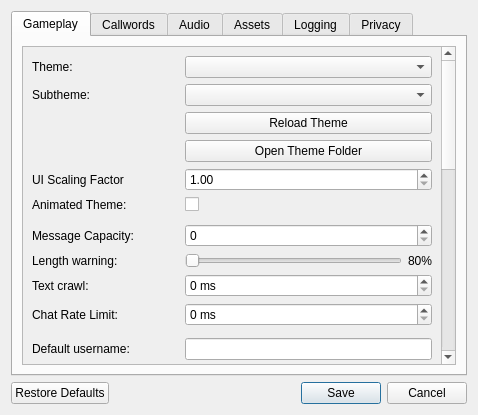
<?xml version="1.0" encoding="UTF-8"?>
<ui version="4.0">
 <class>optionsdialogue</class>
 <widget class="QWidget" name="optionsdialogue">
  <property name="geometry">
   <rect>
    <x>0</x>
    <y>0</y>
    <width>478</width>
    <height>415</height>
   </rect>
  </property>
  <property name="contextMenuPolicy">
   <enum>Qt::NoContextMenu</enum>
  </property>
  <property name="windowTitle">
   <string>Settings</string>
  </property>
  <layout class="QVBoxLayout" name="verticalLayout_6">
   <item>
    <widget class="QTabWidget" name="settings_tabs">
     <property name="focusPolicy">
      <enum>Qt::NoFocus</enum>
     </property>
     <property name="currentIndex">
      <number>0</number>
     </property>
     <widget class="QWidget" name="gameplay_tab">
      <attribute name="title">
       <string>Gameplay</string>
      </attribute>
      <layout class="QVBoxLayout" name="verticalLayout_2">
       <item>
        <widget class="QScrollArea" name="scroll">
         <property name="widgetResizable">
          <bool>true</bool>
         </property>
         <widget class="QWidget" name="form_layout_widget">
          <property name="geometry">
           <rect>
            <x>0</x>
            <y>0</y>
            <width>422</width>
            <height>924</height>
           </rect>
          </property>
          <layout class="QFormLayout" name="formLayout">
           <item row="0" column="0">
            <widget class="QLabel" name="theme_label">
             <property name="toolTip">
              <string>Sets the theme used in-game. If the new theme changes the lobby's look as well, you'll need to reload the Lobby for the changes to take effect, such as by joining a server and leaving it.</string>
             </property>
             <property name="text">
              <string>Theme:</string>
             </property>
            </widget>
           </item>
           <item row="0" column="1">
            <widget class="QComboBox" name="theme_combobox"/>
           </item>
           <item row="1" column="0">
            <widget class="QLabel" name="subtheme_label">
             <property name="toolTip">
              <string>Sets a 'subtheme', which will stack on top of the current theme and replace anything it can. Keep it at 'server' to let the server decide. Keep it at 'default' to keep it unchanging.</string>
             </property>
             <property name="text">
              <string>Subtheme:</string>
             </property>
            </widget>
           </item>
           <item row="1" column="1">
            <widget class="QComboBox" name="subtheme_combobox"/>
           </item>
           <item row="2" column="1">
            <widget class="QPushButton" name="theme_reload_button">
             <property name="toolTip">
              <string>Refresh the theme and update all of the ui elements to match.</string>
             </property>
             <property name="text">
              <string>Reload Theme</string>
             </property>
            </widget>
           </item>
           <item row="3" column="1">
            <widget class="QPushButton" name="theme_folder_button">
             <property name="toolTip">
              <string>Open the theme folder of the currently selected theme.</string>
             </property>
             <property name="text">
              <string>Open Theme Folder</string>
             </property>
            </widget>
           </item>
           <item row="4" column="0">
            <widget class="QLabel" name="theme_scaling_factor_lbl">
             <property name="toolTip">
              <string>&lt;html&gt;&lt;head/&gt;&lt;body&gt;&lt;p&gt;The factor by which to scale the size of the UI&lt;/p&gt;&lt;/body&gt;&lt;/html&gt;</string>
             </property>
             <property name="text">
              <string>UI Scaling Factor</string>
             </property>
            </widget>
           </item>
           <item row="4" column="1">
            <widget class="QDoubleSpinBox" name="theme_scaling_factor_sb">
             <property name="minimum">
              <double>1.000000000000000</double>
             </property>
             <property name="maximum">
              <double>8.000000000000000</double>
             </property>
            </widget>
           </item>
           <item row="5" column="0">
            <widget class="QLabel" name="animated_theme_lbl">
             <property name="toolTip">
              <string>If ticked, themes will be allowed to have animated elements.</string>
             </property>
             <property name="text">
              <string>Animated Theme:</string>
             </property>
            </widget>
           </item>
           <item row="5" column="1">
            <widget class="QCheckBox" name="animated_theme_cb">
             <property name="text">
              <string/>
             </property>
            </widget>
           </item>
           <item row="6" column="1">
            <widget class="QFrame" name="theme_log_divider">
             <property name="frameShape">
              <enum>QFrame::NoFrame</enum>
             </property>
            </widget>
           </item>
           <item row="7" column="0">
            <widget class="QLabel" name="message_capacity_lbl">
             <property name="toolTip">
              <string>How many IC and OOC messages are preserved in the edit history.</string>
             </property>
             <property name="text">
              <string>Message Capacity:</string>
             </property>
             <property name="textFormat">
              <enum>Qt::PlainText</enum>
             </property>
            </widget>
           </item>
           <item row="7" column="1">
            <widget class="QSpinBox" name="message_capacity_spinbox">
             <property name="maximum">
              <number>2147483647</number>
             </property>
            </widget>
           </item>
           <item row="8" column="0">
            <widget class="QLabel" name="overflow_warning_lbl">
             <property name="toolTip">
              <string>The threshold to the length counter once an input goes near or beyond the character limit.</string>
             </property>
             <property name="text">
              <string>Length warning:</string>
             </property>
             <property name="textFormat">
              <enum>Qt::PlainText</enum>
             </property>
            </widget>
           </item>
           <item row="8" column="1">
            <layout class="QHBoxLayout" name="overflow_warning_layout">
             <item>
              <widget class="QSlider" name="overflow_warning_slider">
               <property name="minimum">
                <number>0</number>
               </property>
               <property name="maximum">
                <number>100</number>
               </property>
               <property name="orientation">
                <enum>Qt::Horizontal</enum>
               </property>
              </widget>
             </item>
             <item>
              <widget class="QLabel" name="overflow_warning_value_lbl">
               <property name="text">
                <string>80%</string>
               </property>
               <property name="textFormat">
                <enum>Qt::PlainText</enum>
               </property>
              </widget>
             </item>
            </layout>
           </item>
           <item row="9" column="0">
            <widget class="QLabel" name="text_crawl_lbl">
             <property name="toolTip">
              <string>Amount of time (in miliseconds) spent on each letter when the in-character text is being displayed.</string>
             </property>
             <property name="text">
              <string>Text crawl:</string>
             </property>
            </widget>
           </item>
           <item row="9" column="1">
            <widget class="QSpinBox" name="text_crawl_spinbox">
             <property name="suffix">
              <string> ms</string>
             </property>
             <property name="maximum">
              <number>500</number>
             </property>
            </widget>
           </item>
           <item row="10" column="0">
            <widget class="QLabel" name="chat_ratelimit_lbl">
             <property name="text">
              <string>Chat Rate Limit:</string>
             </property>
             <property name="textFormat">
              <enum>Qt::PlainText</enum>
             </property>
            </widget>
           </item>
           <item row="10" column="1">
            <widget class="QSpinBox" name="chat_ratelimit_spinbox">
             <property name="suffix">
              <string> ms</string>
             </property>
             <property name="maximum">
              <number>5000</number>
             </property>
            </widget>
           </item>
           <item row="11" column="1">
            <widget class="QFrame" name="log_names_divider">
             <property name="frameShape">
              <enum>QFrame::NoFrame</enum>
             </property>
            </widget>
           </item>
           <item row="12" column="0">
            <widget class="QLabel" name="username_lbl">
             <property name="toolTip">
              <string>Your OOC name will be automatically set to this value when you join a server.</string>
             </property>
             <property name="text">
              <string>Default username:</string>
             </property>
            </widget>
           </item>
           <item row="12" column="1">
            <widget class="QLineEdit" name="username_textbox">
             <property name="maxLength">
              <number>30</number>
             </property>
            </widget>
           </item>
           <item row="13" column="0">
            <widget class="QLabel" name="showname_lbl">
             <property name="toolTip">
              <string>Gives the default value for the in-game 'Custom shownames' tickbox, which in turn determines whether the client should display custom in-character names.</string>
             </property>
             <property name="text">
              <string>Custom shownames:</string>
             </property>
            </widget>
           </item>
           <item row="13" column="1">
            <widget class="QCheckBox" name="showname_cb">
             <property name="text">
              <string/>
             </property>
            </widget>
           </item>
           <item row="14" column="0">
            <widget class="QLabel" name="default_showname_lbl">
             <property name="toolTip">
              <string>Your showname will be automatically set to this value when you join a server.</string>
             </property>
             <property name="text">
              <string>Default showname:</string>
             </property>
            </widget>
           </item>
           <item row="14" column="1">
            <widget class="QLineEdit" name="default_showname_textbox"/>
           </item>
           <item row="15" column="1">
            <widget class="QFrame" name="net_divider">
             <property name="frameShape">
              <enum>QFrame::NoFrame</enum>
             </property>
            </widget>
           </item>
           <item row="16" column="0">
            <widget class="QLabel" name="ms_lbl">
             <property name="toolTip">
              <string>Overrides the base URL to retrieve server information from.</string>
             </property>
             <property name="text">
              <string>Alternate Server List:</string>
             </property>
            </widget>
           </item>
           <item row="16" column="1">
            <widget class="QLineEdit" name="ms_textbox"/>
           </item>
           <item row="18" column="0">
            <widget class="QLabel" name="language_label">
             <property name="toolTip">
              <string>Sets the language if you don't want to use your system language.</string>
             </property>
             <property name="text">
              <string>Language:</string>
             </property>
            </widget>
           </item>
           <item row="18" column="1">
            <widget class="QComboBox" name="language_combobox"/>
           </item>
           <item row="20" column="0">
            <widget class="QLabel" name="shake_lbl">
             <property name="toolTip">
              <string>Allows screenshaking. Disable this if you have concerns or issues with photosensitivity and/or seizures.</string>
             </property>
             <property name="text">
              <string>Allow Screenshake:</string>
             </property>
            </widget>
           </item>
           <item row="20" column="1">
            <widget class="QCheckBox" name="shake_cb">
             <property name="text">
              <string/>
             </property>
            </widget>
           </item>
           <item row="21" column="0">
            <widget class="QLabel" name="effects_lbl">
             <property name="toolTip">
              <string>Allows screen effects. Disable this if you have concerns or issues with photosensitivity and/or seizures.</string>
             </property>
             <property name="text">
              <string>Allow Effects:</string>
             </property>
            </widget>
           </item>
           <item row="21" column="1">
            <widget class="QCheckBox" name="effects_cb">
             <property name="text">
              <string/>
             </property>
            </widget>
           </item>
           <item row="22" column="0">
            <widget class="QLabel" name="framenetwork_lbl">
             <property name="toolTip">
              <string>Send screen-shaking, flashes and sounds as defined in the char.ini over the network. Only works for servers that support this functionality.</string>
             </property>
             <property name="text">
              <string>Network Frame Effects:</string>
             </property>
            </widget>
           </item>
           <item row="22" column="1">
            <widget class="QCheckBox" name="framenetwork_cb">
             <property name="text">
              <string/>
             </property>
            </widget>
           </item>
           <item row="23" column="0">
            <widget class="QLabel" name="colorlog_lbl">
             <property name="toolTip">
              <string>Use the markup colors in the server IC chatlog.</string>
             </property>
             <property name="text">
              <string>Colors in IC Log:</string>
             </property>
            </widget>
           </item>
           <item row="23" column="1">
            <widget class="QCheckBox" name="colorlog_cb">
             <property name="text">
              <string/>
             </property>
            </widget>
           </item>
           <item row="24" column="0">
            <widget class="QLabel" name="stickysounds_lbl">
             <property name="toolTip">
              <string>Turn this on to prevent the sound dropdown from clearing the sound after playing it.</string>
             </property>
             <property name="text">
              <string>Sticky Sounds:</string>
             </property>
            </widget>
           </item>
           <item row="24" column="1">
            <widget class="QCheckBox" name="stickysounds_cb">
             <property name="text">
              <string/>
             </property>
            </widget>
           </item>
           <item row="25" column="0">
            <widget class="QLabel" name="stickyeffects_lbl">
             <property name="toolTip">
              <string>Turn this on to prevent the effects dropdown from clearing the effect after playing it.</string>
             </property>
             <property name="text">
              <string>Sticky Effects:</string>
             </property>
            </widget>
           </item>
           <item row="25" column="1">
            <widget class="QCheckBox" name="stickyeffects_cb">
             <property name="text">
              <string/>
             </property>
            </widget>
           </item>
           <item row="26" column="0">
            <widget class="QLabel" name="stickypres_lbl">
             <property name="toolTip">
              <string>Turn this on to prevent preanimation checkbox from clearing after playing the emote.</string>
             </property>
             <property name="text">
              <string>Sticky Preanims:</string>
             </property>
            </widget>
           </item>
           <item row="26" column="1">
            <widget class="QCheckBox" name="stickypres_cb">
             <property name="text">
              <string/>
             </property>
            </widget>
           </item>
           <item row="27" column="0">
            <widget class="QLabel" name="customchat_lbl">
             <property name="toolTip">
              <string>Turn this on to allow characters to define their own custom chat box designs.</string>
             </property>
             <property name="text">
              <string>Custom Chatboxes:</string>
             </property>
            </widget>
           </item>
           <item row="27" column="1">
            <widget class="QCheckBox" name="customchat_cb">
             <property name="text">
              <string/>
             </property>
            </widget>
           </item>
           <item row="28" column="0">
            <widget class="QLabel" name="sticker_lbl">
             <property name="toolTip">
              <string>Turn this on to allow characters to define their own stickers (unique images that show up over the chatbox - like avatars or shownames).</string>
             </property>
             <property name="text">
              <string>Stickers:</string>
             </property>
            </widget>
           </item>
           <item row="28" column="1">
            <widget class="QCheckBox" name="sticker_cb">
             <property name="text">
              <string/>
             </property>
            </widget>
           </item>
           <item row="29" column="0">
            <widget class="QLabel" name="continuous_lbl">
             <property name="toolTip">
              <string>Whether or not to resume playing animations from where they left off. Turning off might reduce lag.</string>
             </property>
             <property name="text">
              <string>Continuous Playback:</string>
             </property>
            </widget>
           </item>
           <item row="29" column="1">
            <widget class="QCheckBox" name="continuous_cb">
             <property name="text">
              <string/>
             </property>
            </widget>
           </item>
           <item row="30" column="0">
            <widget class="QLabel" name="category_stop_lbl">
             <property name="toolTip">
              <string>Stop music when double-clicking a category. If this is disabled, use the right-click context menu to stop music.</string>
             </property>
             <property name="text">
              <string>Stop Music w/ Category:</string>
             </property>
            </widget>
           </item>
           <item row="30" column="1">
            <widget class="QCheckBox" name="category_stop_cb">
             <property name="text">
              <string/>
             </property>
            </widget>
           </item>
           <item row="31" column="0">
            <widget class="QLabel" name="sfx_on_idle_lbl">
             <property name="toolTip">
              <string>If the SFX dropdown has an SFX selected, send the custom SFX alongside the message even if Preanim is OFF.</string>
             </property>
             <property name="text">
              <string>Always Send SFX:</string>
             </property>
            </widget>
           </item>
           <item row="31" column="1">
            <widget class="QCheckBox" name="sfx_on_idle_cb">
             <property name="text">
              <string/>
             </property>
            </widget>
           </item>
           <item row="32" column="0">
            <widget class="QLabel" name="evidence_double_click_lbl">
             <property name="toolTip">
              <string>If ticked, Evidence needs a double-click to view rather than a single click.</string>
             </property>
             <property name="text">
              <string>Evidence Double Click:</string>
             </property>
            </widget>
           </item>
           <item row="32" column="1">
            <widget class="QCheckBox" name="evidence_double_click_cb">
             <property name="text">
              <string/>
             </property>
            </widget>
           </item>
           <item row="33" column="0">
            <widget class="QLabel" name="slides_lbl">
             <property name="toolTip">
              <string>If ticked, slide animations will play when requested.</string>
             </property>
             <property name="text">
              <string>Slide Animations:</string>
             </property>
            </widget>
           </item>
           <item row="33" column="1">
            <widget class="QCheckBox" name="slides_cb">
             <property name="text">
              <string/>
             </property>
            </widget>
           </item>
           <item row="19" column="0">
            <widget class="QLabel" name="resize_lbl">
             <property name="toolTip">
              <string>&lt;html&gt;&lt;head/&gt;&lt;body&gt;&lt;p&gt;The scaling algorithm to be used when upscaling or downscaling images.&lt;/p&gt;&lt;p&gt;Automatic: The image will be scaled based on the image's predetermined scaling algorithm.&lt;br/&gt;Pixelated: The image will be scaled using a nearest neighbor algorithm.&lt;br/&gt;Smooth: The image will be scaled using a bilinear algorithm.&lt;/p&gt;&lt;/body&gt;&lt;/html&gt;</string>
             </property>
             <property name="text">
              <string>Image Scaling</string>
             </property>
            </widget>
           </item>
           <item row="19" column="1">
            <widget class="QComboBox" name="resize_combobox">
             <property name="toolTip">
              <string>&lt;html&gt;&lt;head/&gt;&lt;body&gt;&lt;p&gt;The scaling algorithm to be used when upscaling or downscaling images.&lt;/p&gt;&lt;p&gt;Automatic: The image will be scaled based on the image's predetermined scaling algorithm.&lt;br/&gt;Pixelated: The image will be scaled using a nearest neighbor algorithm.&lt;br/&gt;Smooth: The image will be scaled using a bilinear algorithm.&lt;/p&gt;&lt;/body&gt;&lt;/html&gt;</string>
             </property>
             <item>
              <property name="text">
               <string>Automatic</string>
              </property>
             </item>
             <item>
              <property name="text">
               <string>Pixelated</string>
              </property>
             </item>
             <item>
              <property name="text">
               <string>Smooth</string>
              </property>
             </item>
            </widget>
           </item>
           <item row="34" column="0">
            <widget class="QLabel" name="restoreposition_lbl">
             <property name="toolTip">
              <string>If ticked, some windows restore their last known position where they were closed.</string>
             </property>
             <property name="text">
              <string>Restore Window Position</string>
             </property>
            </widget>
           </item>
           <item row="34" column="1">
            <widget class="QCheckBox" name="restoreposition_cb">
             <property name="text">
              <string/>
             </property>
            </widget>
           </item>
           <item row="35" column="0">
            <widget class="QLabel" name="playerlist_format_lbl">
             <property name="toolTip">
              <string>&lt;html&gt;&lt;head/&gt;&lt;body&gt;Set the format for the player list to use.&lt;br&gt;&lt;br&gt;Valid fields are:&lt;br&gt;{id} - Client ID&lt;br&gt;{displayname} - Character display name&lt;br&gt;{character} - Character folder name&lt;br&gt;{username} - Out-of-character name&lt;br&gt;(Note: Some servers may hide out-of-character names.)&lt;/body&gt;&lt;/html&gt;</string>
             </property>
             <property name="text">
              <string>Playerlist Format:</string>
             </property>
            </widget>
           </item>
           <item row="35" column="1">
            <widget class="QLineEdit" name="playerlist_format_edit"/>
           </item>
           <item row="36" column="0">
            <widget class="QLabel" name="mousewheel_grid_navigation_reversed_lbl">
             <property name="toolTip">
              <string>If ticked, the mousewheel grid navigation is reversed.</string>
             </property>
             <property name="text">
              <string>Reverse mousewheel scroll</string>
             </property>
            </widget>
           </item>
           <item row="36" column="1">
            <widget class="QCheckBox" name="mousewheel_grid_navigation_reversed_cb">
             <property name="text">
              <string/>
             </property>
            </widget>
           </item>
           <item row="37" column="0">
            <widget class="QLabel" name="offset_preview_lbl">
             <property name="toolTip">
              <string>If ticked, the emote preview applies the emote's screen offset.</string>
             </property>
             <property name="text">
              <string>Offset affects Preview</string>
             </property>
            </widget>
           </item>
           <item row="37" column="1">
            <widget class="QCheckBox" name="offset_preview_cb">
             <property name="text">
              <string/>
             </property>
            </widget>
           </item>
          </layout>
         </widget>
        </widget>
       </item>
      </layout>
     </widget>
     <widget class="QWidget" name="callwords_tab">
      <attribute name="title">
       <string>Callwords</string>
      </attribute>
      <layout class="QFormLayout" name="formLayout_4">
       <item row="0" column="0" colspan="2">
        <widget class="QLabel" name="callwords_explain_lbl">
         <property name="text">
          <string>&lt;html&gt;&lt;head/&gt;&lt;body&gt;&lt;p&gt;Enter as many callwords as you would like. These are case insensitive. Make sure to leave every callword in its own line!&lt;br/&gt;&lt;br/&gt;Do not leave a line with a space at the end -- you will be alerted everytime someone uses a space in their messages.&lt;/p&gt;&lt;/body&gt;&lt;/html&gt;</string>
         </property>
         <property name="wordWrap">
          <bool>true</bool>
         </property>
        </widget>
       </item>
       <item row="1" column="0" colspan="2">
        <widget class="QPlainTextEdit" name="callwords_textbox"/>
       </item>
       <item row="2" column="0">
        <widget class="QLabel" name="callwords_sfx_lbl">
         <property name="text">
          <string>Sound</string>
         </property>
        </widget>
       </item>
       <item row="2" column="1">
        <widget class="QLineEdit" name="callwords_sfx">
         <property name="placeholderText">
          <string>Filepath</string>
         </property>
        </widget>
       </item>
       <item row="3" column="0" colspan="2">
        <widget class="QLabel" name="callwords_sfx_explain">
         <property name="text">
          <string>&lt;html&gt;&lt;head/&gt;&lt;body&gt;&lt;p&gt;When a callword is triggered, the sound provided will be played instead of a general alert beep.&lt;/p&gt;&lt;p&gt;If the sound's filepath is invalid, the current theme's callword sound will be played instead.&lt;/p&gt;&lt;/body&gt;&lt;/html&gt;</string>
         </property>
         <property name="wordWrap">
          <bool>true</bool>
         </property>
        </widget>
       </item>
      </layout>
     </widget>
     <widget class="QWidget" name="audio_tab">
      <attribute name="title">
       <string>Audio</string>
      </attribute>
      <layout class="QFormLayout" name="formLayout_2">
       <item row="0" column="0">
        <widget class="QLabel" name="audio_device_lbl">
         <property name="text">
          <string>Audio device:</string>
         </property>
        </widget>
       </item>
       <item row="0" column="1">
        <widget class="QComboBox" name="audio_device_combobox"/>
       </item>
       <item row="1" column="0" colspan="2">
        <widget class="QFrame" name="audio_volume_divider">
         <property name="frameShape">
          <enum>QFrame::NoFrame</enum>
         </property>
        </widget>
       </item>
       <item row="2" column="0">
        <widget class="QLabel" name="suppress_audio_lbl">
         <property name="toolTip">
          <string>How much of the volume to suppress when client is not in focus.</string>
         </property>
         <property name="text">
          <string>Suppress Audio:</string>
         </property>
        </widget>
       </item>
       <item row="2" column="1">
        <widget class="QSpinBox" name="suppress_audio_spinbox">
         <property name="suffix">
          <string>%</string>
         </property>
         <property name="maximum">
          <number>100</number>
         </property>
        </widget>
       </item>
       <item row="3" column="0" colspan="2">
        <widget class="QFrame" name="volume_blip_divider">
         <property name="frameShape">
          <enum>QFrame::NoFrame</enum>
         </property>
        </widget>
       </item>
       <item row="4" column="0">
        <widget class="QLabel" name="bliprate_lbl">
         <property name="toolTip">
          <string>Sets the delay between playing the blip sounds.</string>
         </property>
         <property name="text">
          <string>Blip rate:</string>
         </property>
        </widget>
       </item>
       <item row="4" column="1">
        <widget class="QSpinBox" name="bliprate_spinbox">
         <property name="toolTip">
          <string>Play a blip sound \&quot;once per every X symbols\&quot;, where X is the blip rate. 0 plays a blip sound only once.</string>
         </property>
        </widget>
       </item>
       <item row="5" column="0">
        <widget class="QLabel" name="blank_blips_lbl">
         <property name="toolTip">
          <string>If true, the game will play a blip sound even when a space is 'being said'.</string>
         </property>
         <property name="text">
          <string>Blank blips:</string>
         </property>
        </widget>
       </item>
       <item row="5" column="1">
        <widget class="QCheckBox" name="blank_blips_cb">
         <property name="text">
          <string/>
         </property>
        </widget>
       </item>
       <item row="6" column="0">
        <widget class="QLabel" name="loopsfx_lbl">
         <property name="toolTip">
          <string>If true, the game will allow looping sound effects to play on preanimations.</string>
         </property>
         <property name="text">
          <string>Enable Looping SFX:</string>
         </property>
        </widget>
       </item>
       <item row="6" column="1">
        <widget class="QCheckBox" name="loopsfx_cb">
         <property name="text">
          <string/>
         </property>
        </widget>
       </item>
       <item row="7" column="0">
        <widget class="QLabel" name="objectmusic_lbl">
         <property name="toolTip">
          <string>If true, AO2 will ask the server to stop music when you use 'Objection!'</string>
         </property>
         <property name="text">
          <string>Kill Music On Objection:</string>
         </property>
        </widget>
       </item>
       <item row="7" column="1">
        <widget class="QCheckBox" name="objectmusic_cb">
         <property name="text">
          <string/>
         </property>
        </widget>
       </item>
       <item row="8" column="0">
        <widget class="QLabel" name="disablestreams_lbl">
         <property name="toolTip">
          <string>If true, AO2 will not play any streamed audio and show that streaming is disabled.</string>
         </property>
         <property name="text">
          <string>Music Streaming enabled:</string>
         </property>
        </widget>
       </item>
       <item row="8" column="1">
        <widget class="QCheckBox" name="disablestreams_cb">
         <property name="text">
          <string/>
         </property>
        </widget>
       </item>
      </layout>
     </widget>
     <widget class="QWidget" name="assets_tab">
      <property name="sizePolicy">
       <sizepolicy hsizetype="Maximum" vsizetype="Preferred">
        <horstretch>0</horstretch>
        <verstretch>0</verstretch>
       </sizepolicy>
      </property>
      <attribute name="title">
       <string>Assets</string>
      </attribute>
      <layout class="QVBoxLayout" name="verticalLayout_3">
       <item>
        <widget class="QLabel" name="asset_lbl">
         <property name="sizePolicy">
          <sizepolicy hsizetype="Minimum" vsizetype="Preferred">
           <horstretch>0</horstretch>
           <verstretch>0</verstretch>
          </sizepolicy>
         </property>
         <property name="text">
          <string>&lt;html&gt;&lt;head/&gt;&lt;body&gt;&lt;p&gt;Add or remove base folders for use by assets.&lt;/p&gt;&lt;p&gt;&lt;br/&gt;Base folders on the bottom are prioritized over those above them.&lt;/p&gt;&lt;/body&gt;&lt;/html&gt;</string>
         </property>
         <property name="wordWrap">
          <bool>true</bool>
         </property>
        </widget>
       </item>
       <item>
        <widget class="QListWidget" name="mount_list">
         <property name="sizePolicy">
          <sizepolicy hsizetype="Expanding" vsizetype="Expanding">
           <horstretch>0</horstretch>
           <verstretch>0</verstretch>
          </sizepolicy>
         </property>
        </widget>
       </item>
       <item>
        <layout class="QGridLayout" name="mount_buttons_layout">
         <item row="2" column="5">
          <spacer name="mount_buttons_spacer_2">
           <property name="orientation">
            <enum>Qt::Vertical</enum>
           </property>
           <property name="sizeHint" stdset="0">
            <size>
             <width>40</width>
             <height>20</height>
            </size>
           </property>
          </spacer>
         </item>
         <item row="2" column="4">
          <widget class="QPushButton" name="mount_down">
           <property name="maximumSize">
            <size>
             <width>40</width>
             <height>16777215</height>
            </size>
           </property>
           <property name="text">
            <string>↓</string>
           </property>
          </widget>
         </item>
         <item row="2" column="1">
          <widget class="QPushButton" name="mount_remove">
           <property name="sizePolicy">
            <sizepolicy hsizetype="Minimum" vsizetype="Fixed">
             <horstretch>0</horstretch>
             <verstretch>0</verstretch>
            </sizepolicy>
           </property>
           <property name="text">
            <string>Remove</string>
           </property>
          </widget>
         </item>
         <item row="2" column="2">
          <spacer name="mount_buttons_spacer">
           <property name="orientation">
            <enum>Qt::Vertical</enum>
           </property>
           <property name="sizeType">
            <enum>QSizePolicy::Fixed</enum>
           </property>
           <property name="sizeHint" stdset="0">
            <size>
             <width>40</width>
             <height>20</height>
            </size>
           </property>
          </spacer>
         </item>
         <item row="2" column="3">
          <widget class="QPushButton" name="mount_up">
           <property name="maximumSize">
            <size>
             <width>40</width>
             <height>16777215</height>
            </size>
           </property>
           <property name="text">
            <string>↑</string>
           </property>
          </widget>
         </item>
         <item row="2" column="0">
          <widget class="QPushButton" name="mount_add">
           <property name="sizePolicy">
            <sizepolicy hsizetype="Minimum" vsizetype="Fixed">
             <horstretch>0</horstretch>
             <verstretch>0</verstretch>
            </sizepolicy>
           </property>
           <property name="text">
            <string>Add...</string>
           </property>
          </widget>
         </item>
         <item row="2" column="6">
          <widget class="QPushButton" name="mount_clear_cache">
           <property name="sizePolicy">
            <sizepolicy hsizetype="Minimum" vsizetype="Fixed">
             <horstretch>0</horstretch>
             <verstretch>0</verstretch>
            </sizepolicy>
           </property>
           <property name="toolTip">
            <string>Clears the lookup cache for assets.
Use this when you have added an asset that takes precedence over another existing asset.</string>
           </property>
           <property name="text">
            <string>Clear Cache</string>
           </property>
          </widget>
         </item>
        </layout>
       </item>
      </layout>
     </widget>
     <widget class="QWidget" name="logging_tab">
      <attribute name="title">
       <string>Logging</string>
      </attribute>
      <layout class="QFormLayout" name="formLayout_3">
       <item row="0" column="0">
        <widget class="QLabel" name="downwards_lbl">
         <property name="toolTip">
          <string>If ticked, new messages will appear at the bottom (like the OOC chatlog). The traditional (AO1) behaviour is equivalent to this being unticked.</string>
         </property>
         <property name="text">
          <string>Log goes downwards:</string>
         </property>
        </widget>
       </item>
       <item row="0" column="1">
        <widget class="QCheckBox" name="downwards_cb">
         <property name="text">
          <string/>
         </property>
        </widget>
       </item>
       <item row="1" column="0">
        <widget class="QLabel" name="length_lbl">
         <property name="toolTip">
          <string>The amount of message lines the IC chatlog will keep before deleting older message lines. A value of 0 or below counts as 'infinite'.</string>
         </property>
         <property name="text">
          <string>Log length:</string>
         </property>
        </widget>
       </item>
       <item row="1" column="1">
        <widget class="QSpinBox" name="length_spinbox">
         <property name="suffix">
          <string> entries</string>
         </property>
         <property name="maximum">
          <number>10000</number>
         </property>
        </widget>
       </item>
       <item row="2" column="0">
        <widget class="QLabel" name="log_newline_lbl">
         <property name="toolTip">
          <string>If ticked, new messages will appear separated, with the message coming on the next line after the name.
When unticked, it displays it as 'name: message'.</string>
         </property>
         <property name="text">
          <string>Log newline:</string>
         </property>
        </widget>
       </item>
       <item row="2" column="1">
        <widget class="QCheckBox" name="log_newline_cb">
         <property name="text">
          <string/>
         </property>
        </widget>
       </item>
       <item row="3" column="0">
        <widget class="QLabel" name="log_margin_lbl">
         <property name="toolTip">
          <string>The distance in pixels between each entry in the IC log.
Default: 0.</string>
         </property>
         <property name="text">
          <string>Log margin:</string>
         </property>
        </widget>
       </item>
       <item row="3" column="1">
        <widget class="QSpinBox" name="log_margin_spinbox">
         <property name="suffix">
          <string> px</string>
         </property>
         <property name="maximum">
          <number>1000</number>
         </property>
        </widget>
       </item>
       <item row="4" column="0">
        <widget class="QLabel" name="log_timestamp_lbl">
         <property name="toolTip">
          <string>If ticked, log will contain a timestamp in UTC before the name.</string>
         </property>
         <property name="text">
          <string>Log timestamp:</string>
         </property>
        </widget>
       </item>
       <item row="4" column="1">
        <widget class="QCheckBox" name="log_timestamp_cb">
         <property name="text">
          <string/>
         </property>
        </widget>
       </item>
       <item row="5" column="0">
        <widget class="QLabel" name="log_timestamp_format_lbl">
         <property name="text">
          <string>Log timestamp format:
</string>
         </property>
        </widget>
       </item>
       <item row="5" column="1">
        <widget class="QComboBox" name="log_timestamp_format_combobox">
         <property name="editable">
          <bool>true</bool>
         </property>
        </widget>
       </item>
       <item row="6" column="0">
        <widget class="QLabel" name="log_ic_actions_lbl">
         <property name="toolTip">
          <string>If ticked, log will show IC actions such as shouting and presenting evidence.</string>
         </property>
         <property name="text">
          <string>Log IC actions:</string>
         </property>
        </widget>
       </item>
       <item row="6" column="1">
        <widget class="QCheckBox" name="log_ic_actions_cb">
         <property name="text">
          <string/>
         </property>
        </widget>
       </item>
       <item row="8" column="0">
        <widget class="QLabel" name="log_text_lbl">
         <property name="toolTip">
          <string>Text logs of gameplay will be automatically written in the /logs folder.</string>
         </property>
         <property name="text">
          <string>Log to Text Files:</string>
         </property>
        </widget>
       </item>
       <item row="8" column="1">
        <widget class="QCheckBox" name="log_text_cb">
         <property name="text">
          <string/>
         </property>
        </widget>
       </item>
      </layout>
     </widget>
     <widget class="QWidget" name="privacy_tab">
      <attribute name="title">
       <string>Privacy</string>
      </attribute>
      <layout class="QVBoxLayout" name="verticalLayout_4">
       <item>
        <widget class="QCheckBox" name="privacy_optout_cb">
         <property name="text">
          <string>Do not include me in public player counts</string>
         </property>
        </widget>
       </item>
       <item>
        <widget class="QFrame" name="privacy_separator">
         <property name="frameShape">
          <enum>QFrame::NoFrame</enum>
         </property>
        </widget>
       </item>
       <item>
        <widget class="QTextBrowser" name="privacy_policy"/>
       </item>
      </layout>
     </widget>
    </widget>
   </item>
   <item>
    <widget class="QDialogButtonBox" name="settings_buttons">
     <property name="standardButtons">
      <set>QDialogButtonBox::Cancel|QDialogButtonBox::RestoreDefaults|QDialogButtonBox::Save</set>
     </property>
    </widget>
   </item>
  </layout>
 </widget>
 <resources/>
 <connections/>
</ui>
